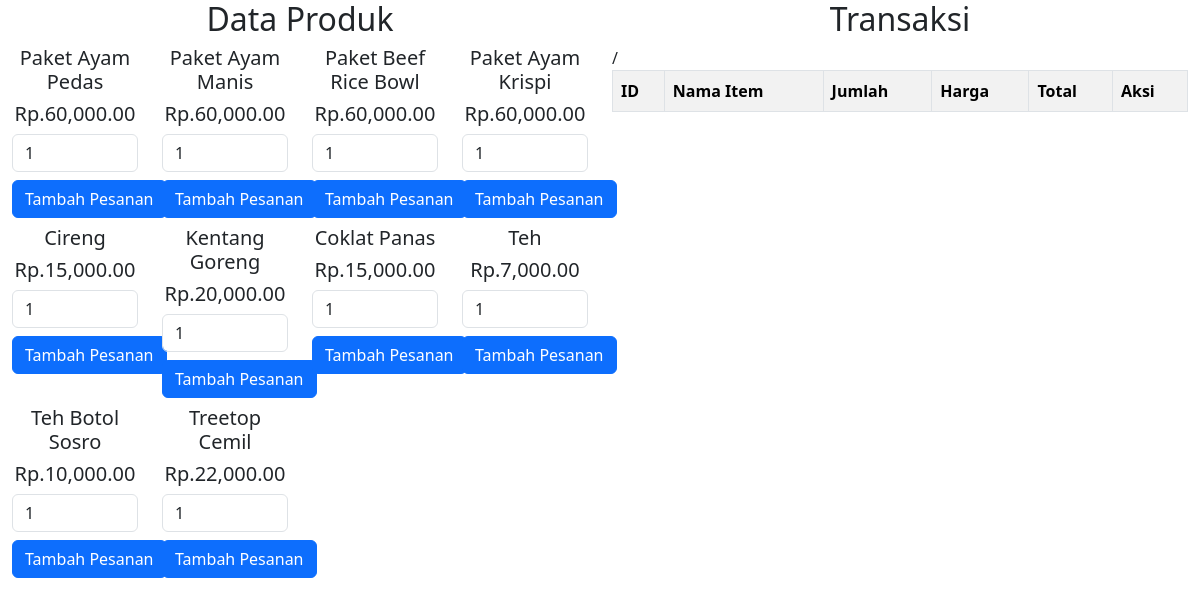
The app's page /cart.php with its own data.
### tables this page shows
CREATE TABLE `produk` (
  `id` int(11) NOT NULL,
  `id_kategori` varchar(255) NOT NULL,
  `nama` varchar(255) NOT NULL,
  `harga` varchar(255) NOT NULL
);

### cart.php (the view, shortened to what this page needs)
<?php
$koneksi = mysqli_connect("localhost","root","","db_skyresto");
?>
<!DOCTYPE html>
<html>
<head>
    <link href="css/bootstrap.min.css" rel="stylesheet">
<head>
<body>
    <div class="container-fluid">
        <div class="col-md-12">
            <div class="row">
                <div class="col-md-6">
                    <h2 class="text-center">Data Produk</h2>
                    <div class="col-md-12">
                        <div class="row">
                    <?php
                    $query = "SELECT * FROM produk";
                    $result = mysqli_query($koneksi,$query);
                    while ($row = mysqli_fetch_array($result)) { ?>
                        <div class="col-md-3">
                            <form method="post" action="cart.php?id=<?=$row['id'] ?>">
                            <h5 class="text-center"><?= $row['nama']; ?></h5>
                            <h5 class="text-center">Rp.<?= number_format($row['harga'],2); ?></h5>
                            <input type="number" name="jumlah" value="1" class="form-control">
                            <input type="submit" name="tambah_keranjang" class="btn btn-primary btn-block my-2"  value="Tambah Pesanan">
                          </form>
                        </div>
                    <?php } ?>
                    </div>
                    </div>
                </div>
                <div class="col-md-6">
                    <h2 class="text-center">Transaksi</h2>
                    <?php
                    $output = "";
                    $output .= "
                        <table class='table table-bordered table-striped'>
                            <tr>
                                <th>ID</th>
                                <th>Nama Item</th>
                                <th>Jumlah</th>
                                <th>Harga</th>
                                <th>Total</th>
                                <th>Aksi</th>
                            </tr>
                    ";
                    echo $output;
                    ?>
                </div>
            </div>
        </div>
    </div>
</body>
</html>/

### records on screen
produk: nama "Paket Ayam Pedas", harga "60,000.00"
produk: nama "Paket Ayam Manis", harga "60,000.00"
produk: nama "Paket Beef Rice Bowl", harga "60,000.00"
produk: nama "Paket Ayam Krispi", harga "60,000.00"
produk: nama "Cireng", harga "15,000.00"
produk: nama "Kentang Goreng", harga "20,000.00"
produk: nama "Coklat Panas", harga "15,000.00"
produk: nama "Teh", harga "7,000.00"
produk: nama "Teh Botol Sosro", harga "10,000.00"
produk: nama "Treetop Cemil", harga "22,000.00"
